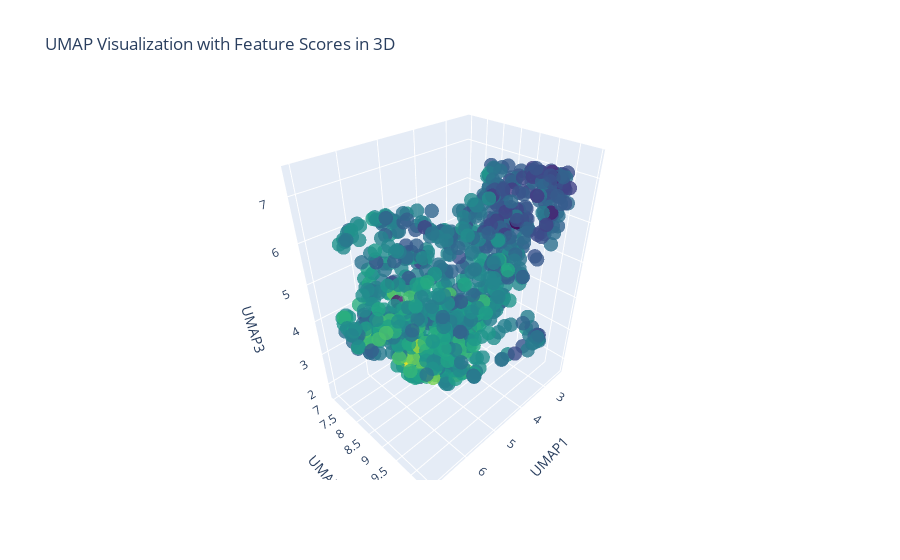

Notebook code for this chart:
### Code cell
# Function to preprocess images for ResNet
def preprocess_resnet(image):
    preprocess = transforms.Compose([
        transforms.Resize(256),
        transforms.CenterCrop(224),
        transforms.ToTensor(),
        transforms.Normalize(mean=[0.485, 0.456, 0.406], std=[0.229, 0.224, 0.225]),
    ])
    return preprocess(image).unsqueeze(0)

# Load ResNet model
resnet = resnet50(pretrained=True)
resnet.eval()

# Function to extract ResNet features
def extract_features(image_tensor):
    with torch.no_grad():
        features = resnet(image_tensor)
    return features[0]  # Get the feature vector, remove the batch dimension

# Path to the folder containing images
images_folder = Path('processed_images')

# List to store ResNet features and image paths
all_features = []
image_paths = []

# Process the first 500 images
num_images = 1000
batch_size = 50

for i, image_file in enumerate(images_folder.glob("*.jpg")):
    if i >= num_images:
        break
    image_paths.append(image_file.name)
    image = Image.open(image_file)
    image_tensor = preprocess_resnet(image)
    features = extract_features(image_tensor)
    all_features.append(features.numpy())  # Convert to numpy array and append

all_features = np.array(all_features)
image_paths = np.array(image_paths)


# Compute a feature score for each image (using an example of a feature dimension)
# There are a maximum of 1000 dimensions which can be modelled.
feature_dim = 75
feature_scores = all_features[:, feature_dim]  # Assuming the feature dimension is 2048

# Normalize the feature scores to range between 0 and 1
scaler = MinMaxScaler()
feature_scores_normalized = scaler.fit_transform(feature_scores.reshape(-1, 1)).flatten()

# Map the normalized scores to a colormap
cmap = plt.get_cmap('viridis')  # You can change 'viridis' to any other colormap
colors = [cmap(score) for score in feature_scores_normalized]

# Reduce dimensions using UMAP
reducer = UMAP(n_components=3)  # Set n_components to 3 for 3D visualization
embedding = reducer.fit_transform(all_features)

# Create DataFrame for the reduced dimensions
umap_df = pd.DataFrame(embedding, columns=['UMAP1', 'UMAP2', 'UMAP3'])

# Add image paths and feature scores to the DataFrame
umap_df['image_path'] = image_paths
umap_df['feature_score'] = feature_scores_normalized

# Create an interactive 3D plot with plotly express
fig = px.scatter_3d(umap_df, x='UMAP1', y='UMAP2', z='UMAP3', color='feature_score',
                    title="UMAP Visualization with Feature Scores in 3D",
                    color_continuous_scale='viridis', hover_data=['image_path', 'feature_score'])
fig.update_traces(marker=dict(size=5, opacity=0.8, color=colors))
fig.show()

### Figure 1 — Plotly figure (JSON) as saved in the notebook; plotly's stock layout.template omitted (floating-point values rounded to 4 significant figures; data arrays with more than 128 entries replaced by an {"elided": "..."} marker saying what was removed)
{"data": [{"customdata": {"elided": "1000x2 mixed values"}, "hovertemplate": "UMAP1=%{x}<br>UMAP2=%{y}<br>UMAP3=%{z}<br>image_path=%{customdata[0]}<br>feature_score=%{marker.color}<extra></extra>", "legendgroup": "", "marker": {"color": {"elided": "1000x4 float values"}, "coloraxis": "coloraxis", "opacity": 0.8, "size": 5, "symbol": "circle"}, "mode": "markers", "name": "", "scene": "scene", "showlegend": false, "type": "scatter3d", "x": {"elided": "1000 float values"}, "y": {"elided": "1000 float values"}, "z": {"elided": "1000 float values"}}], "layout": {"coloraxis": {"colorbar": {"title": {"text": "feature_score"}}, "colorscale": [[0, "#440154"], [0.1111, "#482878"], [0.2222, "#3e4989"], [0.3333, "#31688e"], [0.4444, "#26828e"], [0.5556, "#1f9e89"], [0.6667, "#35b779"], [0.7778, "#6ece58"], [0.8889, "#b5de2b"], [1, "#fde725"]]}, "legend": {"tracegroupgap": 0}, "scene": {"domain": {"x": [0, 1], "y": [0, 1]}, "xaxis": {"title": {"text": "UMAP1"}}, "yaxis": {"title": {"text": "UMAP2"}}, "zaxis": {"title": {"text": "UMAP3"}}}, "title": {"text": "UMAP Visualization with Feature Scores in 3D"}}}
